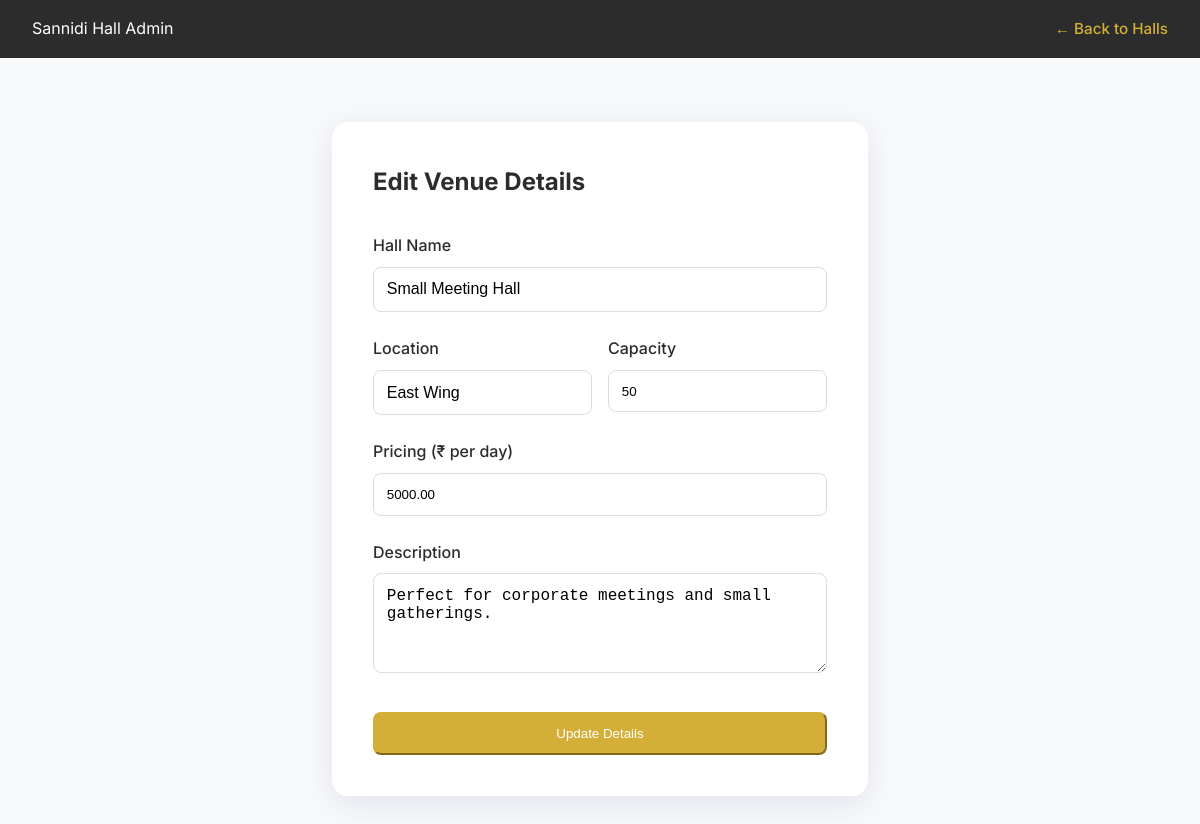
The app's page /admin/edit_hall.php?id=2 (signed in) with its own data.
### tables this page shows
CREATE TABLE IF NOT EXISTS halls (
    id INT AUTO_INCREMENT PRIMARY KEY,
    hall_name VARCHAR(255) NOT NULL,
    location VARCHAR(255) NOT NULL,
    capacity INT DEFAULT 100,
    price DECIMAL(10, 2) NOT NULL,
    description TEXT,
    image_url VARCHAR(255) DEFAULT 'default_hall.jpg',
    created_at TIMESTAMP DEFAULT CURRENT_TIMESTAMP
);

### admin/edit_hall.php (the view, shortened to what this page needs)
<?php
include '../includes/db.php';
$id = $_GET['id'] ?? null;
$h = mysqli_fetch_assoc(mysqli_query($conn, "SELECT * FROM halls WHERE id='$id'"));
?>
<!DOCTYPE html>
<html lang="en">
<head>
    <link rel="stylesheet" href="../assets/css/index.css">
</head>
<body>
<nav>
    <div class="logo">Sannidi Hall Admin</div>
    <div class="nav-links">
        <a href="manage_halls.php" style="color: var(--primary-color);">&larr; Back to Halls</a>
    </div>
</nav>
<div class="container">
    <div class="glass-card">
        <h2 style="margin-bottom: 2rem; color: var(--secondary-color);">Edit Venue Details</h2>
        <form method="POST">
            <div class="form-group">
                <label>Hall Name</label>
                <input type="text" name="hall_name" value="<?php echo htmlspecialchars($h['hall_name']); ?>" required style="width: 100%; padding: 0.8rem; border-radius: 8px; border: 1px solid #ddd;">
            </div>
            <div class="form-group" style="display: grid; grid-template-columns: 1fr 1fr; gap: 1rem; margin-top: 1rem;">
                <div>
                    <label>Location</label>
                    <input type="text" name="location" value="<?php echo htmlspecialchars($h['location']); ?>" required style="width: 100%; padding: 0.8rem; border-radius: 8px; border: 1px solid #ddd;">
                </div>
                <div>
                    <label>Capacity</label>
                    <input type="number" name="capacity" value="<?php echo $h['capacity']; ?>" required style="width: 100%; padding: 0.8rem; border-radius: 8px; border: 1px solid #ddd;">
                </div>
            </div>
            <div class="form-group" style="margin-top: 1rem;">
                <label>Pricing (₹ per day)</label>
                <input type="number" step="0.01" name="price" value="<?php echo $h['price']; ?>" required style="width: 100%; padding: 0.8rem; border-radius: 8px; border: 1px solid #ddd;">
            </div>
            <div class="form-group" style="margin-top: 1rem;">
                <label>Description</label>
                <textarea name="description" rows="4" required style="width: 100%; padding: 0.8rem; border-radius: 8px; border: 1px solid #ddd;"><?php echo htmlspecialchars($h['description']); ?></textarea>
            </div>
            <div style="margin-top: 2rem;">
                <button name="update_hall" class="btn-primary w-100" style="width: 100%;">Update Details</button>
            </div>
        </form>
    </div>
</div>
</body>
</html>

### assets/css/index.css (style rules this page uses)
:root { --primary-color: #d4af37; --secondary-color: #2c2c2c; --accent-color: #f4e1d2; --bg-color: #f8f9fa; --card-bg: rgba(255, 255, 255, 0.9); --text-main: #1a1a1a; --text-muted: #6c757d; --shadow-soft: 0 8px 32px 0 rgba(31, 38, 135, 0.1); --glass-bg: rgba(255, 255, 255, 0.4); --glass-border: rgba(255, 255, 255, 0.18); --transition-speed: 0.3s; }
* { margin: 0; padding: 0; box-sizing: border-box; }
body { font-family: 'Inter', sans-serif; background-color: var(--bg-color); color: var(--text-main); line-height: 1.6; overflow-x: hidden; }
.glass-card { background: var(--card-bg); box-shadow: var(--shadow-soft); border: 1px solid var(--glass-border); border-radius: 16px; padding: 2.5rem; }
.btn-primary { background-color: var(--primary-color); border-color: var(--primary-color); color: white; font-weight: 500; padding: 0.75rem 1.5rem; border-radius: 8px; transition: all var(--transition-speed) ease; }
.form-group { margin-bottom: 1.5rem; }
label { display: block; margin-bottom: 0.5rem; font-weight: 500; color: var(--secondary-color); }
input[type="text"], input[type="email"], input[type="password"], textarea { width: 100%; padding: 0.8rem 1rem; border: 1px solid #ddd; border-radius: 8px; font-size: 1rem; transition: border-color var(--transition-speed) ease; }
nav { background-color: var(--secondary-color); padding: 1rem 2rem; color: white; display: flex; justify-content: space-between; align-items: center; position: sticky; top: 0; z-index: 1000; }
.nav-links a { color: white; text-decoration: none; margin-left: 2rem; font-size: 0.95rem; font-weight: 500; transition: color var(--transition-speed); }

### admin/edit_hall.php (style rules this page uses)
.container { max-width: 600px; margin: 4rem auto; padding: 0 2rem; }

### records on screen
halls: hall_name "Small Meeting Hall", location "East Wing", capacity "50", price "5000.00", description "Perfect for corporate meetings and small gatherings."
